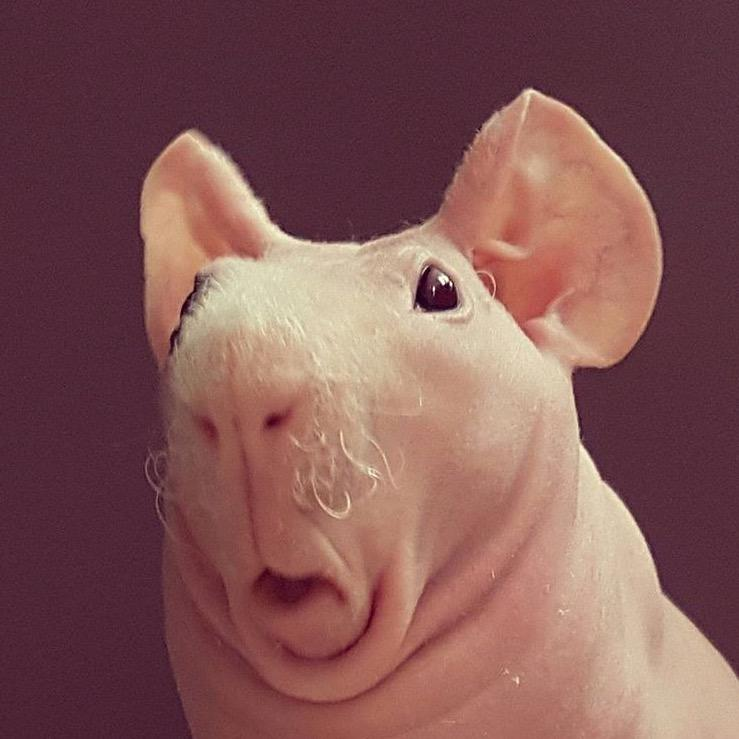
#> input picture Training/baldrat.jpg, 739 x 739 px, found by its file name
$ python 'ConcentrateSalasa (1).py'
#> lines starting #> are read from the running program, lines starting #| are printed output that depends on the picture
import cv2
import os

base_path = os.path.dirname(__file__)
img1 = cv2.imread(os.path.join(base_path, 'baldrat.jpg'), 1)
#> img1 is the input picture: shape (739, 739, 3); mean B, G, R 85.9, 87, 131.1
img2 = cv2.imread(os.path.join(base_path, 'baldrat.jpg'), 1)

# img1 = cv2.imread('baldrat.jpg')
# img2 = cv2.imread('baldrat.jpg')
if img1.shape != img2.shape:
    img2 = cv2.resize(img2, (img1.shape[1], img1.shape[0]))


v_con = cv2.vconcat([img1, img2])
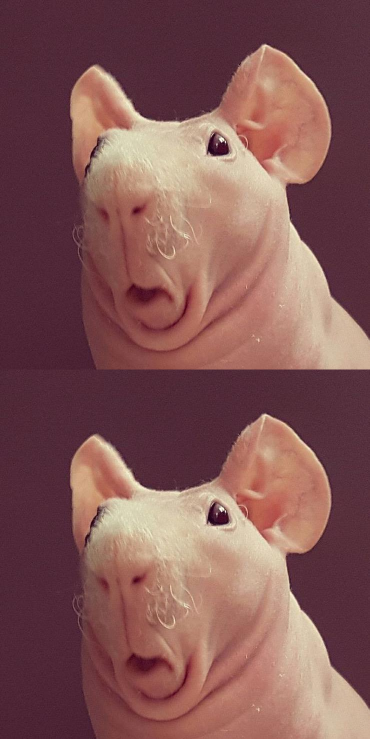
#> v_con: shape (1478, 739, 3) (shown at 1/2 size); mean B, G, R 85.9, 87, 131.1

cv2.imshow('Concatenated Image', v_con)
cv2.waitKey(0)
cv2.destroyAllWindows()
